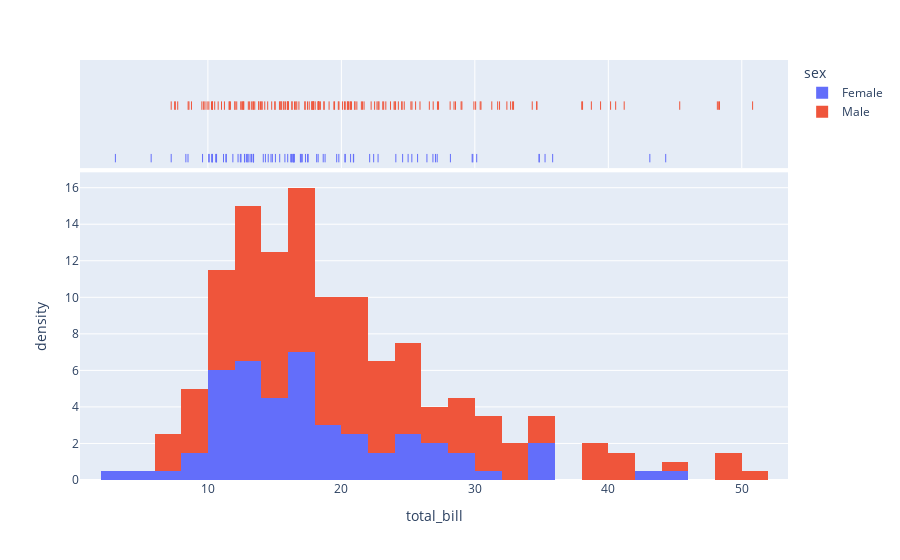

This figure's notebook cell:
### Code cell
import plotly.express as px
tips = px.data.tips()

fig = px.histogram(tips, x="total_bill", color="sex", marginal="rug", histnorm="density")
fig.show()

### Figure 1 — Plotly figure (JSON) as saved in the notebook; plotly's stock layout.template omitted (floating-point values rounded to 4 significant figures; data arrays with more than 128 entries replaced by an {"elided": "..."} marker saying what was removed)
{"data": [{"alignmentgroup": "True", "bingroup": "x", "histnorm": "density", "hovertemplate": "sex=Female<br>total_bill=%{x}<br>density=%{y}<extra></extra>", "legendgroup": "Female", "marker": {"color": "#636efa", "pattern": {"shape": ""}}, "name": "Female", "offsetgroup": "Female", "orientation": "v", "showlegend": true, "type": "histogram", "x": [16.99, 24.59, 35.26, 14.83, 10.33, 16.97, 20.29, 15.77, 19.65, 15.06, 20.69, 16.93, 10.29, 34.81, 26.41, 16.45, 3.07, 17.07, 26.86, 25.28, 14.73, 10.07, 34.83, 5.75, 16.32, 22.75, 11.35, 15.38, 44.3, 22.42, 20.92, 14.31, 7.25, 25.71, 17.31, 10.65, 12.43, 24.08, 13.42, 12.48, 29.8, 14.52, 11.38, 20.27, 11.17, 12.26, 18.26, 8.51, 10.33, 14.15, 13.16, 17.47, 27.05, 16.43, 8.35, 18.64, 11.87, 29.85, 25, 13.39, 16.21, 17.51, 10.59, 10.63, 9.6, 20.9, 18.15, 19.81, 43.11, 13, 12.74, 13, 16.4, 16.47, 12.76, 13.27, 28.17, 12.9, 30.14, 13.42, 15.98, 16.27, 10.09, 22.12, 35.83, 27.18, 18.78], "xaxis": "x", "yaxis": "y"}, {"alignmentgroup": "True", "boxpoints": "all", "fillcolor": "rgba(255,255,255,0)", "hoveron": "points", "hovertemplate": "sex=Female<br>total_bill=%{x}<extra></extra>", "jitter": 0, "legendgroup": "Female", "line": {"color": "rgba(255,255,255,0)"}, "marker": {"color": "#636efa", "symbol": "line-ns-open"}, "name": "Female", "offsetgroup": "Female", "showlegend": false, "type": "box", "x": [16.99, 24.59, 35.26, 14.83, 10.33, 16.97, 20.29, 15.77, 19.65, 15.06, 20.69, 16.93, 10.29, 34.81, 26.41, 16.45, 3.07, 17.07, 26.86, 25.28, 14.73, 10.07, 34.83, 5.75, 16.32, 22.75, 11.35, 15.38, 44.3, 22.42, 20.92, 14.31, 7.25, 25.71, 17.31, 10.65, 12.43, 24.08, 13.42, 12.48, 29.8, 14.52, 11.38, 20.27, 11.17, 12.26, 18.26, 8.51, 10.33, 14.15, 13.16, 17.47, 27.05, 16.43, 8.35, 18.64, 11.87, 29.85, 25, 13.39, 16.21, 17.51, 10.59, 10.63, 9.6, 20.9, 18.15, 19.81, 43.11, 13, 12.74, 13, 16.4, 16.47, 12.76, 13.27, 28.17, 12.9, 30.14, 13.42, 15.98, 16.27, 10.09, 22.12, 35.83, 27.18, 18.78], "xaxis": "x2", "yaxis": "y2"}, {"alignmentgroup": "True", "bingroup": "x", "histnorm": "density", "hovertemplate": "sex=Male<br>total_bill=%{x}<br>density=%{y}<extra></extra>", "legendgroup": "Male", "marker": {"color": "#EF553B", "pattern": {"shape": ""}}, "name": "Male", "offsetgroup": "Male", "orientation": "v", "showlegend": true, "type": "histogram", "x": {"elided": "157 float values"}, "xaxis": "x", "yaxis": "y"}, {"alignmentgroup": "True", "boxpoints": "all", "fillcolor": "rgba(255,255,255,0)", "hoveron": "points", "hovertemplate": "sex=Male<br>total_bill=%{x}<extra></extra>", "jitter": 0, "legendgroup": "Male", "line": {"color": "rgba(255,255,255,0)"}, "marker": {"color": "#EF553B", "symbol": "line-ns-open"}, "name": "Male", "offsetgroup": "Male", "showlegend": false, "type": "box", "x": {"elided": "157 float values"}, "xaxis": "x2", "yaxis": "y2"}], "layout": {"autosize": true, "barmode": "relative", "legend": {"title": {"text": "sex"}, "tracegroupgap": 0}, "margin": {"t": 60}, "xaxis": {"anchor": "y", "autorange": true, "domain": [0, 1], "range": [0.4178, 53.46], "title": {"text": "total_bill"}, "type": "linear"}, "xaxis2": {"anchor": "y2", "autorange": true, "domain": [0, 1], "matches": "x", "range": [0.4178, 53.46], "showgrid": true, "showticklabels": false, "type": "linear"}, "yaxis": {"anchor": "x", "autorange": true, "domain": [0, 0.7326], "range": [0, 16.84], "title": {"text": "density"}}, "yaxis2": {"anchor": "x2", "autorange": true, "domain": [0.7426, 1], "matches": "y2", "range": [-0.6119, 1.5], "showgrid": false, "showline": false, "showticklabels": false, "ticks": "", "type": "category"}}}
